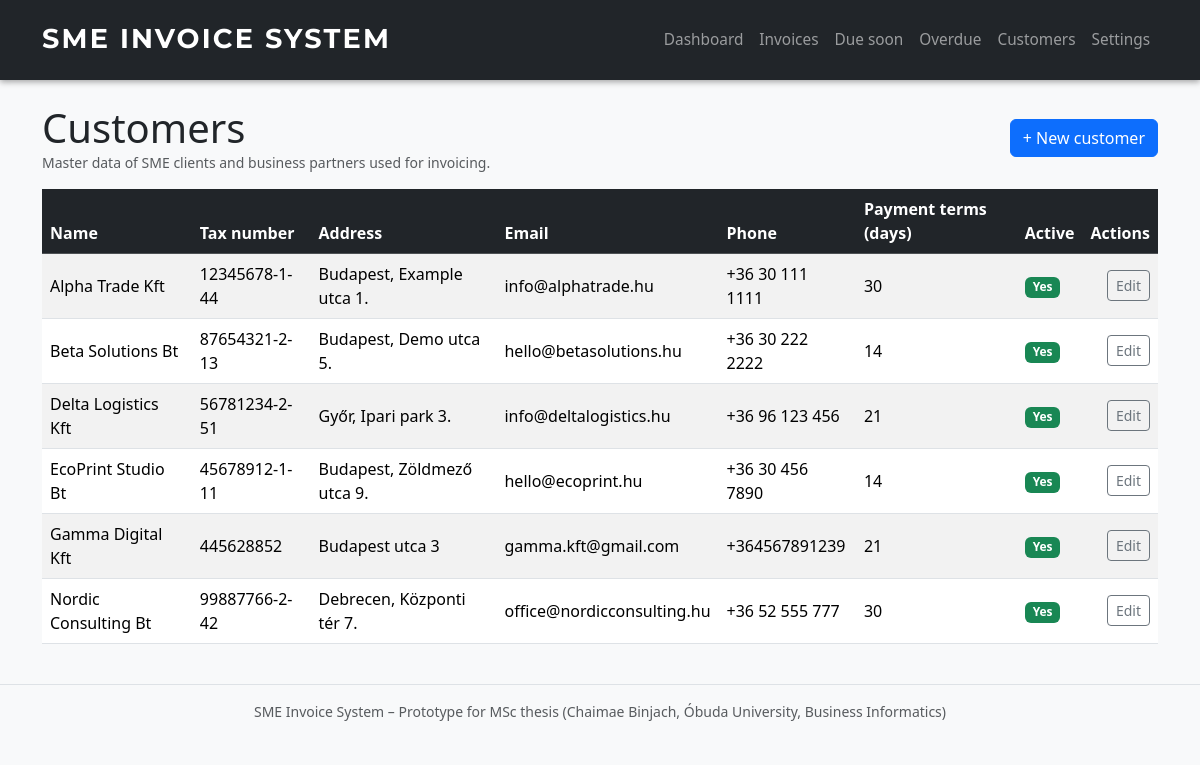
Page /customers on the committed database.
### app.py (models this page shows, shortened)
class Customer(db.Model):
    __tablename__ = "customers"
    id = db.Column(db.Integer, primary_key=True)
    name = db.Column(db.String(120), nullable=False)
    tax_number = db.Column(db.String(50))
    address = db.Column(db.String(255))
    email = db.Column(db.String(120))
    phone = db.Column(db.String(50))
    payment_terms_days = db.Column(db.Integer, default=30)
    is_active = db.Column(db.Boolean, default=True)

### app.py (the view)
@app.route("/customers")
def list_customers():
    customers = Customer.query.order_by(Customer.name.asc()).all()
    return render_template("customers_list.html", customers=customers)

### templates/customers_list.html (shortened to what this page needs)
{% extends "base.html" %}
{% block content %}
    <div class="d-flex justify-content-between align-items-center mb-3">
        <div>
            <h1 class="mb-0">Customers</h1>
            <div class="small text-muted">
                Master data of SME clients and business partners used for invoicing.
            </div>
        </div>
        <div class="text-end">
            <a href="/customers/new" class="btn btn-primary">+ New customer</a>
        </div>
    </div>
    {% if customers %}
        <div class="table-responsive">
            <table class="table table-striped table-hover align-middle">
                <thead class="table-dark">
                    <tr>
                        <th>Name</th>
                        <th>Tax number</th>
                        <th>Address</th>
                        <th>Email</th>
                        <th>Phone</th>
                        <th>Payment terms (days)</th>
                        <th>Active</th>
                        <th class="text-end">Actions</th>
                    </tr>
                </thead>
                <tbody>
                    {% for c in customers %}
                        <tr class="{% if not c.is_active %}table-secondary{% endif %}">
                            <td>{{ c.name }}</td>
                            <td>{{ c.tax_number }}</td>
                            <td>{{ c.address }}</td>
                            <td>{{ c.email }}</td>
                            <td>{{ c.phone }}</td>
                            <td>{{ c.payment_terms_days }}</td>
                            <td>
                                {% if c.is_active %}
                                    <span class="badge bg-success">Yes</span>
                                {% else %}
                                    <span class="badge bg-secondary">No</span>
                                {% endif %}
                            </td>
                            <td class="text-end">
                                <a href="/customers/{{ c.id }}/edit" class="btn btn-sm btn-outline-secondary">
                                    Edit
                                </a>
                            </td>
                        </tr>
                    {% endfor %}
                </tbody>
            </table>
        </div>
    {% endif %}
{% endblock %}

### static/style.css (style rules this page uses)
body { font-family: system-ui, -apple-system, BlinkMacSystemFont, "Segoe UI", sans-serif; }
body.bg-light { background-color: #f5f6fa; }

### rows in the picture
Customer: name "Alpha Trade Kft", tax_number "12345678-1-44", address "Budapest, Example utca 1.", email "info@alphatrade.hu", phone "+36 30 111 1111", payment_terms_days "30", is_active "Yes"
Customer: name "Beta Solutions Bt", tax_number "87654321-2-13", address "Budapest, Demo utca 5.", email "hello@betasolutions.hu", phone "+36 30 222 2222", payment_terms_days "14", is_active "Yes"
Customer: name "Delta Logistics Kft", tax_number "56781234-2-51", address "Győr, Ipari park 3.", email "info@deltalogistics.hu", phone "+36 96 123 456", payment_terms_days "21", is_active "Yes"
Customer: name "EcoPrint Studio Bt", tax_number "45678912-1-11", address "Budapest, Zöldmező utca 9.", email "hello@ecoprint.hu", phone "+36 30 456 7890", payment_terms_days "14", is_active "Yes"
Customer: name "Gamma Digital Kft", tax_number "445628852", address "Budapest utca 3", email "gamma.kft@gmail.com", phone "+364567891239", payment_terms_days "21", is_active "Yes"
Customer: name "Nordic Consulting Bt", tax_number "99887766-2-42", address "Debrecen, Központi tér 7.", email "office@nordicconsulting.hu", phone "+36 52 555 777", payment_terms_days "30", is_active "Yes"
